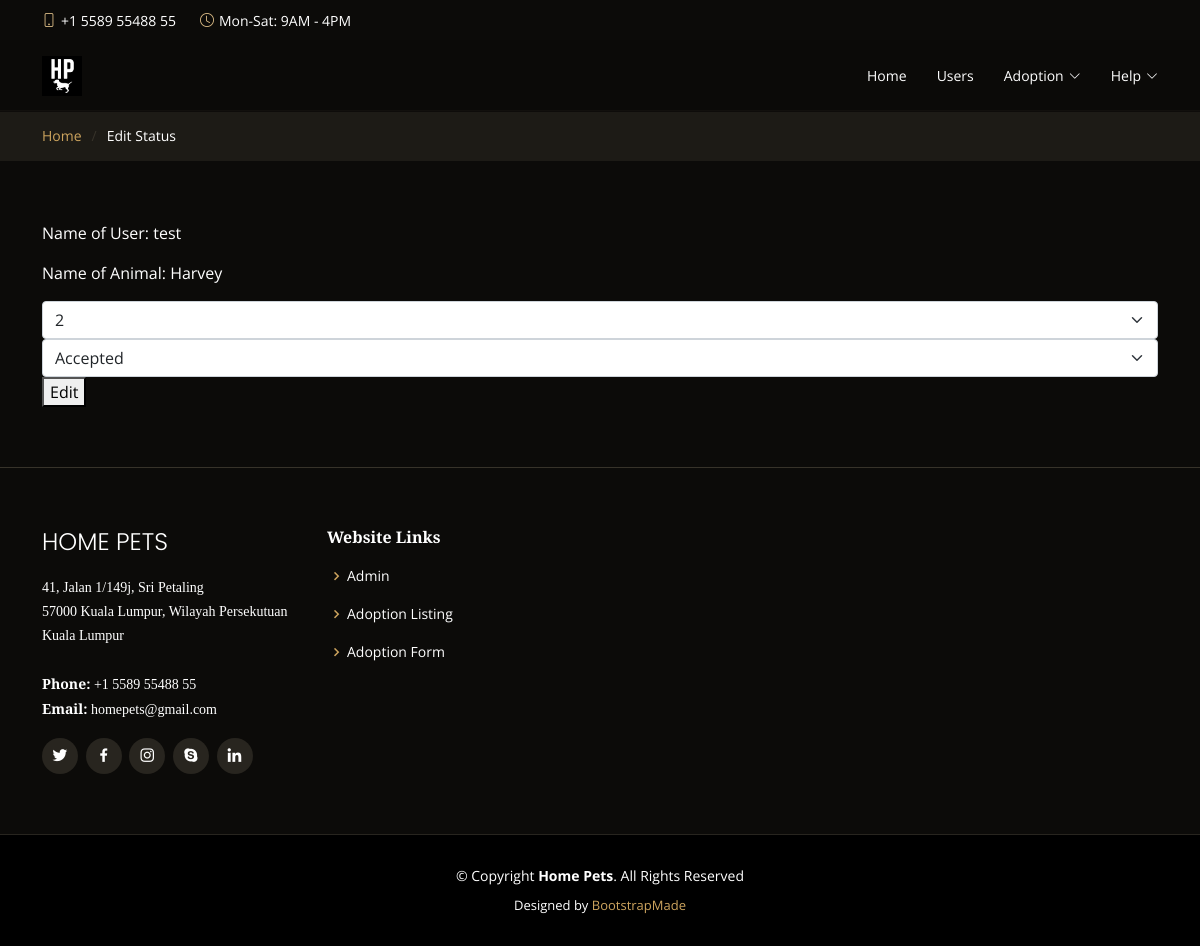
Page /admin/editStatus.php?id=2 (signed in) on the committed database.
### tables this page shows
CREATE TABLE `adoptionform` (
  `formID` int(10) NOT NULL,
  `username` varchar(100) NOT NULL,
  `animalName` varchar(100) NOT NULL,
  `formStatus` varchar(100) NOT NULL,
  `animalID` int(10) NOT NULL,
  `userID` int(10) NOT NULL
);

### admin/editStatus.php (the view, shortened to what this page needs)
<?php
  $id = intval($_GET['id']);
?>
<!DOCTYPE html>
<html lang="en">
<head>
  <link href="../assets/vendor/animate.css/animate.min.css" rel="stylesheet">
  <link href="../assets/vendor/aos/aos.css" rel="stylesheet">
  <link href="../assets/vendor/bootstrap/css/bootstrap.min.css" rel="stylesheet">
  <link href="../assets/vendor/bootstrap-icons/bootstrap-icons.css" rel="stylesheet">
  <link href="../assets/vendor/boxicons/css/boxicons.min.css" rel="stylesheet">
  <link href="../assets/vendor/glightbox/css/glightbox.min.css" rel="stylesheet">
  <link href="../assets/vendor/swiper/swiper-bundle.min.css" rel="stylesheet">
  <link href="../assets/css/style.css" rel="stylesheet">
</head>
<body>
  <div id="topbar" class="d-flex align-items-center fixed-top">
    <div class="container d-flex justify-content-center justify-content-md-between">
      <div class="contact-info d-flex align-items-center">
        <i class="bi bi-phone d-flex align-items-center"><span>+1 5589 55488 55</span></i>
        <i class="bi bi-clock d-flex align-items-center ms-4"><span> Mon-Sat: 9AM - 4PM</span></i>
      </div>
    </div>
  </div>
  <header id="header" class="fixed-top d-flex align-items-center">
    <div class="container-fluid container-xl d-flex align-items-center justify-content-lg-between">
      <a href="main.php" class="logo me-auto me-lg-0"><img src="../assets/img/logo.png" alt="" class="img-fluid"></a>
      <nav id="navbar" class="navbar order-last order-lg-0">
        <ul>
          <li><a class="nav-link scrollto" href="main.php">Home</a></li>
          <li><a class="nav-link scrollto" href="users.php">Users</a></li>
          <li class="dropdown"><a href="#"><span>Adoption</span> <i class="bi bi-chevron-down"></i></a>
              <li class='dropdown'><a href='#'><span><?php echo $_SESSION['user']['username']; ?></span><i class='bi bi-chevron-down'></i></a>
          </li>
        </ul>
      </nav>
    </div>
  </header>
  <main id="main">
    <section class="breadcrumbs">
      <div class="container">
        <div class="d-flex justify-content-between align-items-center">
          <ol>
            <li><a href="main.php">Home</a></li>
            <li>Edit Status</li>
          </ol>
        </div>
      </div>
    </section>
  </main>
    <section id="contact" class="contact">
    <div class="container" data-aos="fade-up">
        <?php
            $conn = mysqli_connect("localhost", "root", "", "hpusers");
            $sql = ("SELECT * FROM adoptionform WHERE formID = $id");
            $result = $conn->query($sql);
            if ($result->num_rows > 0) {
            while($row = $result->fetch_assoc()) {
                echo "<div  data-aos='fade-up' data-aos-delay='100'>";
                echo "<p>Name of User: " . $row["username"] . "</p>";
                echo "<p>Name of Animal: " . $row["animalName"] . "</p>";
                echo "<form action='editStatus.php' method='post'>";
                echo "<div class='form-group'>
                <select class='form-select' name='formID'>
                  <option selected>" . $row["formID"] . "</option>
                </select>
                <select class='form-select' name='formStatus'>
                  <option selected>" . $row["formStatus"] . "</option>
                  <option value='Accepted'>Accepted</option>
                  <option value='Rejected'>Rejected</option>
                </select>
                <button type='submit' name='editStatus'>Edit</button>
              </div></form>";
                echo "</div>";
            }
            }
            else {
              echo "0 results";
            }
        ?>
    </div>
</section>
  <footer id="footer">
    <div class="footer-top">
      <div class="container">
        <div class="row">
          <div class="col-lg-3 col-md-6">
            <div class="footer-info">
              <h3>Home Pets</h3>
              <p>
                41, Jalan 1/149j, Sri Petaling<br>
                57000 Kuala Lumpur, Wilayah Persekutuan Kuala Lumpur<br><br>
                <strong>Phone:</strong> +1 5589 55488 55<br>
                <strong>Email:</strong> homepets@gmail.com<br>
              </p>
              <div class="social-links mt-3">
                <a href="#" class="twitter"><i class="bx bxl-twitter"></i></a>
                <a href="#" class="facebook"><i class="bx bxl-facebook"></i></a>
                <a href="#" class="instagram"><i class="bx bxl-instagram"></i></a>
                <a href="#" class="google-plus"><i class="bx bxl-skype"></i></a>
                <a href="#" class="linkedin"><i class="bx bxl-linkedin"></i></a>
              </div>
            </div>
          </div>
          <div class="col-lg-2 col-md-6 footer-links">
            <h4>Website Links</h4>
            <ul>
              <li><i class="bx bx-chevron-right"></i> <a href="main.php">Admin</a></li>
              <li><i class="bx bx-chevron-right"></i> <a href="adoptionListing.php">Adoption Listing</a></li>
              <li><i class="bx bx-chevron-right"></i> <a href="adoptionListing.php">Adoption Form</a></li>
            </ul>
          </div>
        </div>
      </div>
    </div>
    <div class="container">
      <div class="copyright">
        &copy; Copyright <strong><span>Home Pets</span></strong>. All Rights Reserved
      </div>
      <div class="credits">
        Designed by <a href="https://bootstrapmade.com/">BootstrapMade</a>
      </div>
    </div>
  </footer>
</body>
</html>

### assets/css/style.css (style rules this page uses)
body { font-family: "Open Sans", sans-serif; background: #0c0b09; color: #fff; }
a { color: #cda45e; text-decoration: none; }
h1, h2, h3, h4, h5, h6 { font-family: "Playfair Display", serif; }
#topbar { height: 40px; font-size: 14px; transition: all 0.5s; z-index: 996; }
#topbar .contact-info i { font-style: normal; color: #d9ba85; }
#topbar .contact-info i span { padding-left: 5px; color: #fff; }
#header { background: rgba(12, 11, 9, 0.6); border-bottom: 1px solid rgba(12, 11, 9, 0.6); transition: all 0.5s; z-index: 997; padding: 15px 0; top: 40px; }
#header .logo { font-size: 28px; margin: 0; padding: 0; line-height: 1; font-weight: 300; letter-spacing: 1px; text-transform: uppercase; font-family: "Poppins", sans-serif; }
#header .logo img { max-height: 40px; }
.navbar { padding: 0; }
.navbar ul { margin: 0; padding: 0; display: flex; list-style: none; align-items: center; }
.navbar li { position: relative; }
.navbar a { display: flex; align-items: center; justify-content: space-between; padding: 10px 0 10px 30px; color: #fff; white-space: nowrap; transition: 0.3s; font-size: 14px; }
.navbar a i { font-size: 12px; line-height: 0; margin-left: 5px; }
section { padding: 60px 0; overflow: hidden; }
.breadcrumbs { padding: 15px 0; background: #1d1b16; margin-top: 110px; }
.breadcrumbs ol { display: flex; flex-wrap: wrap; list-style: none; padding: 0; margin: 0; font-size: 14px; }
.breadcrumbs ol li + li { padding-left: 10px; }
.breadcrumbs ol li + li::before { display: inline-block; padding-right: 10px; color: #37332a; content: "/"; }
#footer { background: black; padding: 0 0 30px 0; color: #fff; font-size: 14px; }
#footer .footer-top { background: #0c0b09; border-top: 1px solid #37332a; border-bottom: 1px solid #28251f; padding: 60px 0 30px 0; }
#footer .footer-top .footer-info { margin-bottom: 30px; }
#footer .footer-top .footer-info h3 { font-size: 24px; margin: 0 0 20px 0; padding: 2px 0 2px 0; line-height: 1; font-weight: 300; text-transform: uppercase; font-family: "Poppins", sans-serif; }
#footer .footer-top .footer-info p { font-size: 14px; line-height: 24px; margin-bottom: 0; font-family: "Playfair Display", serif; color: #fff; }
#footer .footer-top .social-links a { font-size: 18px; display: inline-block; background: #28251f; color: #fff; line-height: 1; padding: 8px 0; margin-right: 4px; border-radius: 50%; text-align: center; width: 36px; height: 36px; transition: 0.3s; }
#footer .footer-top h4 { font-size: 16px; font-weight: 600; color: #fff; position: relative; padding-bottom: 12px; }
#footer .footer-top .footer-links { margin-bottom: 30px; }
#footer .footer-top .footer-links ul { list-style: none; padding: 0; margin: 0; }
#footer .footer-top .footer-links ul i { padding-right: 2px; color: #cda45e; font-size: 18px; line-height: 1; }
#footer .footer-top .footer-links ul li { padding: 10px 0; display: flex; align-items: center; }
#footer .footer-top .footer-links ul li:first-child { padding-top: 0; }
#footer .footer-top .footer-links ul a { color: #fff; transition: 0.3s; display: inline-block; line-height: 1; }
#footer .copyright { text-align: center; padding-top: 30px; }
#footer .credits { padding-top: 10px; text-align: center; font-size: 13px; color: #fff; }

### rows in the picture
adoptionform: username "test", animalName "Harvey", formID "2", formStatus "Accepted"

### other values in the picture
$_SESSION['user']['username'] "Help"
